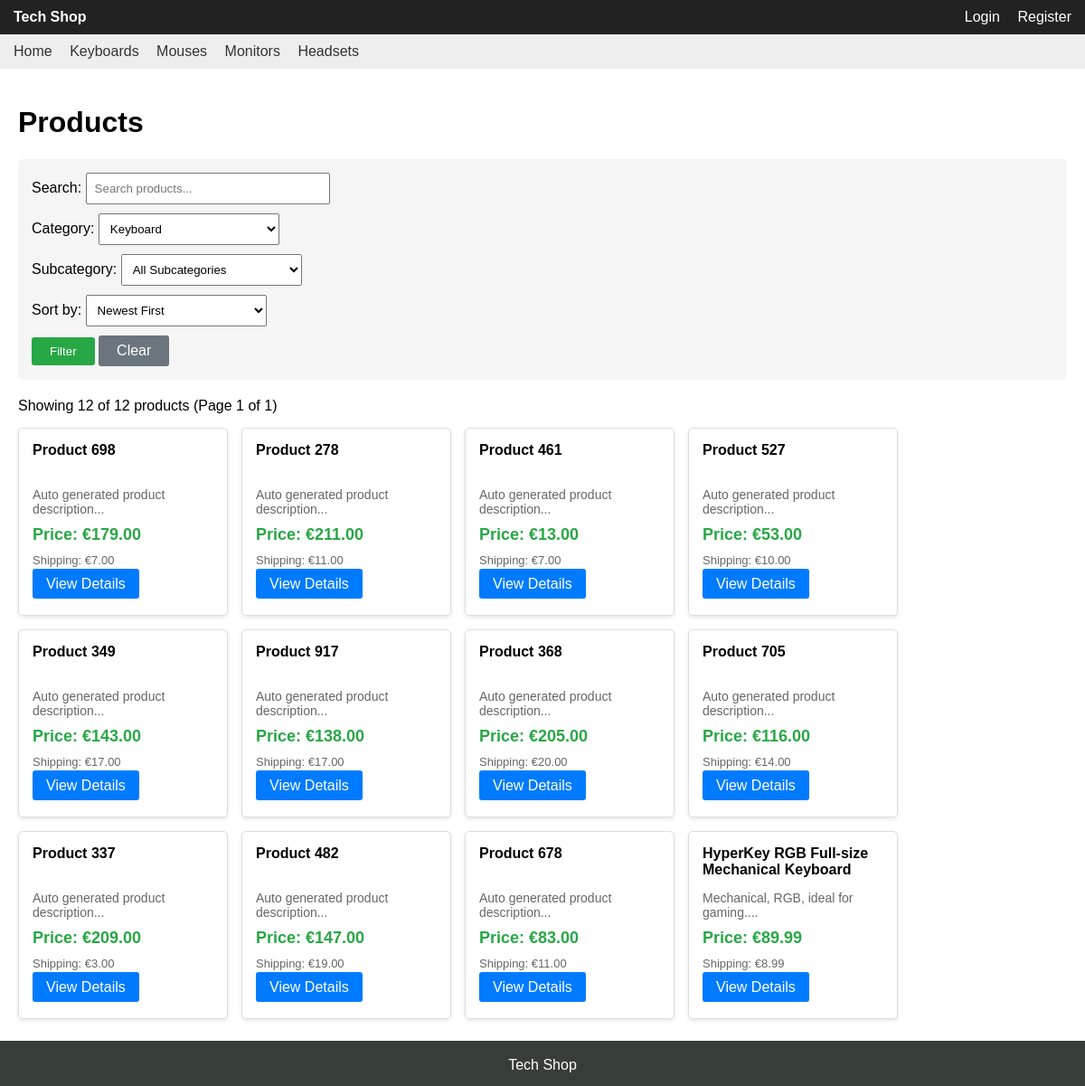
The page /?page=products&category=1 on the database its author committed.
### tables this page shows
CREATE TABLE `products` (
  `product_id` int(32) UNSIGNED NOT NULL,
  `name` varchar(128) NOT NULL,
  `category_id` int(32) UNSIGNED NOT NULL,
  `description` varchar(256) NOT NULL,
  `created_at` timestamp NOT NULL DEFAULT current_timestamp(),
  `price` decimal(10,2) NOT NULL,
  `shipping_price` decimal(10,2) NOT NULL,
  `available_stock` int(32) NOT NULL,
  `reserved_stock` int(32) NOT NULL
);

### src/products.php (the view, shortened to what this page needs)
<?php
$pdo = DB::get();
$result = $pdo->query("SELECT category_id, name FROM categories ORDER BY name");
$cats = [];
if ($result) {
    while ($row = $result->fetch_assoc()) {
        $cats[] = $row;
    }
}
$category = $_GET['category'] ?? null;
$q = trim($_GET['q'] ?? '');
$sort = $_GET['sort'] ?? 'newest';
$pageNum = max(1, (int)($_GET['p'] ?? 1));
$perPage = 12;
$offset = ($pageNum - 1) * $perPage;
$sql = "SELECT DISTINCT p.*
        FROM products p
        LEFT JOIN product_attributes pa ON pa.product_id = p.product_id
        WHERE 1=1";
$params = [];
if ($category) {
    $sql .= " AND p.category_id = ?";
    $params[] = (int)$category;
}
$countSql = "SELECT COUNT(DISTINCT p.product_id) as total
             FROM products p
             LEFT JOIN product_attributes pa ON pa.product_id = p.product_id
             WHERE 1=1";
$countParams = [];
if ($category) {
    $countSql .= " AND p.category_id = ?";
    $countParams[] = (int)$category;
}
$countStmt = $pdo->prepare($countSql);
$countStmt->execute($countParams);
$countResult = $countStmt->get_result();
$countRow = $countResult->fetch_assoc();
$totalProducts = (int)($countRow['total'] ?? 0);
$totalPages = ceil($totalProducts / $perPage);
switch ($sort) {
    case 'newest':
    default:
        $sql .= " ORDER BY p.created_at DESC";
        break;
}
$sql .= " LIMIT $perPage OFFSET $offset";
$stmt = $pdo->prepare($sql);
$stmt->execute($params);
$result = $stmt->get_result();
$products = [];
if ($result) {
    while ($row = $result->fetch_assoc()) {
        $products[] = $row;
    }
}
?>
<div style="padding: 20px;">
    <h1>Products</h1>
    <form method="get" style="margin-bottom: 20px; padding: 15px; background: #f5f5f5; border-radius: 5px;">
        <div style="margin-bottom: 10px;">
            <label for="q">Search:</label>
            <input id="q" name="q" placeholder="Search products..." value="<?= htmlspecialchars($q) ?>" style="padding: 8px; width: 250px;">
        </div>
        <div style="margin-bottom: 10px;">
            <label for="category">Category:</label>
            <select id="category" name="category" style="padding: 8px; width: 200px;">
                <?php foreach($cats as $c): ?>
                    <option value="<?= $c['category_id'] ?>" <?= $category == $c['category_id'] ? 'selected' : '' ?>>
                        <?= htmlspecialchars($c['name']) ?>
                    </option>
                <?php endforeach; ?>
            </select>
        </div>
        <div style="margin-bottom: 10px;">
            <label for="subcategory">Subcategory:</label>
            <select id="subcategory" name="subcategory" style="padding: 8px; width: 200px;">
                <option value="">All Subcategories</option>
            </select>
        </div>
        <div style="margin-bottom: 10px;">
            <label for="sort">Sort by:</label>
            <select id="sort" name="sort" style="padding: 8px; width: 200px;">
                <option value="newest" <?= $sort === 'newest' ? 'selected' : '' ?>>Newest First</option>
            </select>
        </div>
        <button type="submit" style="padding: 8px 20px; background: #28a745; color: white; border: none; border-radius: 3px; cursor: pointer;">Filter</button>
        <a href="?page=products" style="padding: 8px 20px; background: #6c757d; color: white; border: none; border-radius: 3px; cursor: pointer; text-decoration: none; display: inline-block;">Clear</a>
    </form>
    <?php if($totalProducts === 0): ?>
        <p style="font-size: 16px; color: #666;">No products found.</p>
    <?php else: ?>
        <p style="margin-bottom: 15px;">Showing <?= count($products) ?> of <?= $totalProducts ?> products (Page <?= $pageNum ?> of <?= $totalPages ?>)</p>
        <div style="display: flex; flex-wrap: wrap; gap: 15px;">
            <?php foreach($products as $p): ?>
                <div style="border: 1px solid #ddd; padding: 15px; width: 200px; border-radius: 5px; box-shadow: 0 2px 4px rgba(0,0,0,0.1);">
                    <h4 style="margin: 0 0 10px 0; min-height: 40px;"><?= htmlspecialchars($p['name'] ?? 'Unnamed') ?></h4>
                    <p style="color: #666; font-size: 14px; margin: 8px 0;"><?= htmlspecialchars(substr($p['description'] ?? '', 0, 50)) ?>...</p>
                    <p style="font-size: 18px; font-weight: bold; color: #28a745; margin: 10px 0;">Price: €<?= number_format($p['price'] ?? 0, 2) ?></p>
                    <p style="font-size:13px;color:#666;margin:4px 0;"> Shipping: €<?= number_format($p['shipping_price'], 2) ?></p>
                    <p style="margin: 10px 0;">
                        <a href="?page=product&id=<?= $p['product_id'] ?>" style="padding: 8px 15px; background: #007bff; color: white; text-decoration: none; border-radius: 3px; cursor: pointer;">View Details</a>
                    </p>
                </div>
            <?php endforeach; ?>
        </div>
    <?php endif; ?>
</div>

### WebVisuals/header.php (shortened to what this page needs)
<!DOCTYPE html>
<html>
<head>
</head>
<body>
<div class="topbar">
    <div>
        <strong>Tech Shop</strong>
    </div>
    <div>
        <?php if (!empty($_SESSION['user'])): ?>
            <?php $user = $_SESSION['user']; ?>
            Welcome, <strong><?= htmlspecialchars($user['name']); if (!empty($user['is_admin'])): ?> (admin) <?php endif; ?></strong>
            |
            <?php
            $cartCount = 0;
            try {
                $db = DB::get();
                $cstmt = $db->prepare("SELECT SUM(quantity) as cnt FROM cart_items WHERE user_id = ?");
                if ($cstmt) {
                    $cstmt->bind_param('i', $user['id']);
                    $cstmt->execute();
                    $cres = $cstmt->get_result();
                    if ($cres) {
                        $crow = $cres->fetch_assoc();
                        $cartCount = (int)($crow['cnt'] ?? 0);
                    }
                    $cstmt->close();
                }
            } catch (Throwable $e) {
                $cartCount = 0;
            }
            ?>
            <?php if (!empty($user['is_admin'])): ?>
                <a href="?page=admin">Admin</a>
            <?php else: ?>
                <a href="?page=cart">Cart<?php if ($cartCount > 0) echo ' (' . $cartCount . ')'; ?></a>
            <?php endif; ?>
            | <a href="?page=logout">Logout</a>
        <?php else: ?>
            <a href="?page=login">Login</a>
            <a href="?page=register">Register</a>
        <?php endif; ?>
    </div>
</div>
<div class="menu">
    <?php if (!empty($user['is_admin'])): ?>
        <a href="?page=admin">Home</a>
        <a href="?page=admin_products">Manage Products</a>
        <a href="?page=admin_orders">Manage Orders</a>
        <a href="?page=admin_users">Manage Users</a>
    <?php else: ?>
        <a href="?page=home">Home</a>
        <a href="?page=products&category=1">Keyboards</a>
        <a href="?page=products&category=2">Mouses</a>
        <a href="?page=products&category=3">Monitors</a>
        <a href="?page=products&category=4">Headsets</a>
    <?php endif; ?>
</div>

### index.php (shortened to what this page needs)
<?php
require_once __DIR__ . '/WebVisuals/header.php';
$page = $_GET['page'] ?? 'home';
function view($path){
    $file = __DIR__ . "/src/{$path}.php";
    if (file_exists($file)) require $file;
    else { http_response_code(404); echo "<p>View not found: {$path}</p>"; }
}
switch ($page) {
    case 'products':
        view('products');
        break;
}
require_once __DIR__ . '/WebVisuals/footer.php';
?>

### WebVisuals/footer.php (shortened to what this page needs)
<br><br><br>
<div id="footer"><br>Tech Shop</div>

### WebVisuals/header.php (style rules this page uses)
body { font-family: Arial; margin: 0; padding: 0; }
.topbar { background: #222; color: #fff; padding: 10px 15px; display: flex; justify-content: space-between; align-items: center; }
.topbar a { color: #fff; margin-left: 15px; text-decoration: none; }
.menu { background: #eee; padding: 10px 15px; }
.menu a { margin-right: 15px; text-decoration: none; color: #333; }

### WebVisuals/footer.php (style rules this page uses)
#footer { position: fixed; bottom: 0; width: 100%; height: 50px; background: #373d37; color: white; text-align: center; }

### rows shown on the page
products: name "Product 698", description "Auto generated product description", price "179.00", shipping_price "7.00"
products: name "Product 278", description "Auto generated product description", price "211.00", shipping_price "11.00"
products: name "Product 461", description "Auto generated product description", price "13.00", shipping_price "7.00"
products: name "Product 527", description "Auto generated product description", price "53.00", shipping_price "10.00"
products: name "Product 349", description "Auto generated product description", price "143.00", shipping_price "17.00"
products: name "Product 917", description "Auto generated product description", price "138.00", shipping_price "17.00"
products: name "Product 368", description "Auto generated product description", price "205.00", shipping_price "20.00"
products: name "Product 705", description "Auto generated product description", price "116.00", shipping_price "14.00"
products: name "Product 337", description "Auto generated product description", price "209.00", shipping_price "3.00"
products: name "Product 482", description "Auto generated product description", price "147.00", shipping_price "19.00"
products: name "Product 678", description "Auto generated product description", price "83.00", shipping_price "11.00"
products: name "HyperKey RGB Full-size Mechanical Keyboard", description "Mechanical, RGB, ideal for gaming.", price "89.99", shipping_price "8.99"

### other values the page prints
count($products) "12"
$totalProducts "12"
$pageNum "1"
$totalPages "1"
form field category "Keyboard"
